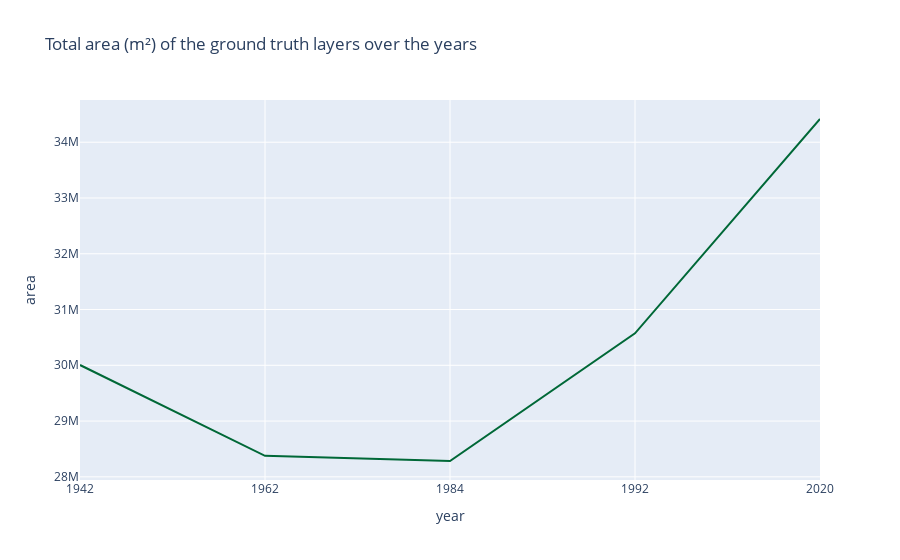

Notebook cell for this chart:
### Code cell
px.line(df_area, x='year', y='area', 
color_discrete_sequence=px.colors.diverging.RdYlGn_r, title= 'Total area (m²) of the ground truth layers over the years')

### Figure 1 — Plotly figure (JSON) as saved in the notebook; plotly's stock layout.template omitted (floating-point values rounded to 4 significant figures)
{"data": [{"hovertemplate": "year=%{x}<br>area=%{y}<extra></extra>", "legendgroup": "", "line": {"color": "rgb(0,104,55)", "dash": "solid"}, "mode": "lines", "name": "", "orientation": "v", "showlegend": false, "type": "scatter", "x": ["1942", "1962", "1984", "1992", "2020"], "xaxis": "x", "y": [30000000.0, 28380000.0, 28280000.0, 30570000.0, 34420000.0], "yaxis": "y"}], "layout": {"legend": {"tracegroupgap": 0}, "title": {"text": "Total area (m²) of the ground truth layers over the years"}, "xaxis": {"anchor": "y", "domain": [0, 1], "title": {"text": "year"}}, "yaxis": {"anchor": "x", "domain": [0, 1], "title": {"text": "area"}}}}
